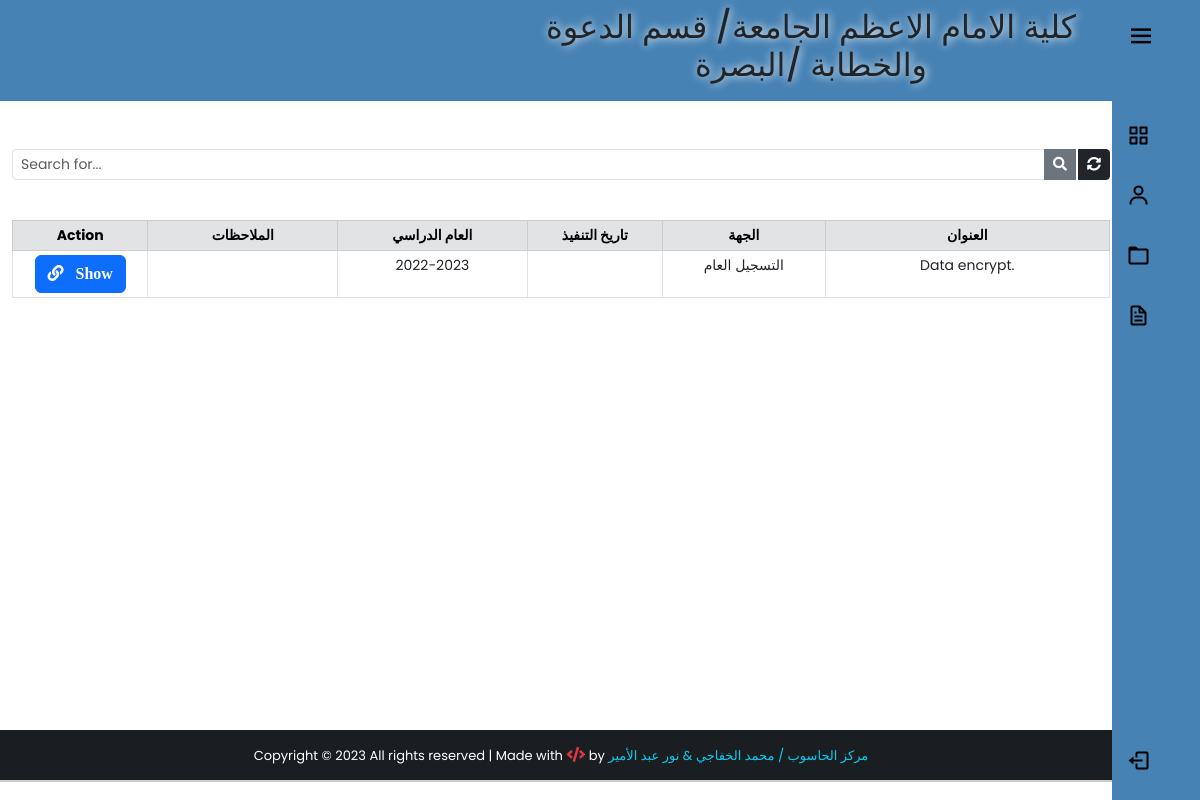
The app's page /notifications/ (signed in) with its own data.
### app/models.py (models this page shows, shortened)
class UserProfile(models.Model):
    user = models.OneToOneField(User,on_delete=models.PROTECT,verbose_name="اسم المستخدم")
    Dname = models.ForeignKey(Department,on_delete=models.PROTECT,verbose_name="القسم")
    Cname = models.ForeignKey(City,on_delete=models.PROTECT,verbose_name="المحافظة")
    class Meta:
        verbose_name_plural = "بروفايل المستخدمين"

class Department(models.Model):
    Dname = models.CharField(max_length=100,verbose_name="القسم")
    def __str__(self):
        return self.Dname
    class Meta:
        verbose_name_plural = "الاقسام العلمية"

class City(models.Model):
    Cname = models.CharField(max_length=100,verbose_name="المحافظة")
    def __str__(self):
        return self.Cname
    class Meta:
        verbose_name_plural = "المحافظات"

class Notifications(models.Model):
    title = models.CharField(max_length=200, verbose_name="العنوان")
    Dname = models.ForeignKey(Department,verbose_name="القسم",on_delete=models.PROTECT)
    Cname = models.ForeignKey(City, verbose_name="المحافظة", on_delete=models.PROTECT)
    get_from = models.CharField(max_length=200, verbose_name="الجهة")
    year = models.CharField(max_length=200, verbose_name="العام الدراسي")
    date = models.DateField(verbose_name="تاريخ التنفيذ", null=True, blank=True)
    note = models.TextField(verbose_name="الملاحظات", null=True, blank=True)
    file = models.FileField(upload_to='files/%y/%m',null=True,blank=True)
    created_at = models.DateTimeField(auto_now_add=True)
    class Meta:
        verbose_name_plural='التعميم/الاشعارات'

### app/views.py (the view)
# urls.py: path('notifications/', views.notification, name="notification"),
def notification(request):
    if 'q' in request.GET:
        q = request.GET['q']
        user = request.user.userprofile
        all_post = Notifications.objects.filter(
            Q(title__icontains=q) | Q(get_from=q) | Q(
                note=q) | Q(year=q)
        ).order_by('-created_at')
        dname = Department.objects.all().filter(Dname="الكل")
        cname = City.objects.all().filter(Cname="الكل")
        all_post = all_post.filter(Dname__in=[user.Dname, dname[0]], Cname__in=[user.Cname, cname[0]])
    else:
        user = request.user.userprofile
        dname = Department.objects.all().filter(Dname="الكل")
        cname = City.objects.all().filter(Cname="الكل")
        all_post = Notifications.objects.all().filter(
            Dname__in=[user.Dname, dname[0]], Cname__in=[user.Cname, cname[0]]).order_by('-created_at')
    paginator = Paginator(all_post, 5)
    page = request.GET.get('page')
    all_students_state = paginator.get_page(page)
    context = {
        'all_post': all_students_state,
        'user': user,
    }
    return render(request,'notifications/notfications.html',context)

### app/templates/notifications/notfications.html (shortened to what this page needs)
{% extends 'base2.html' %}
{% block content %}
<div class="container" style="padding-top:0px;">
     <br>
       <form action="" style="padding-top:0px;">
          <div class="input-group input-group-sm mb-3 mt-4">
               <input type="text" name="q" class="form-control" placeholder="Search for..." value="{{ request.GET.q }}">
               <button class="btn btn-secondary"><i class="fas fa-search"></i></button>
               <a href="{% url 'notification' %}" class="btn btn-dark" style="margin-left:2px;"><i class="fas fa-sync-alt"></i></a>
          </div>
     </form>
       <center >
          <table class="table table-bordered table-sm mt-4" style="text-align: center; font-size: 14px;">
               <thead class="table-secondary">
                  <div class="row">
                    <tr>
                         <th class="col-lg-2 col-sm-12" style="width:10%;" >Action</th>
                         <th class="col-lg-2 col-sm-12" style="width:14%;">الملاحظات</th>
                         <th class="col-lg-2 col-sm-12" style="width:14%;">العام الدراسي</th>
                         <th class="col-lg-2 col-sm-12" style="width:10%;">تاريخ التنفيذ</th>
                         <th class="col-lg-2 col-sm-12" style="width:12%;">الجهة</th>
                         <th class="col-lg-2 col-sm-12" style="width:21%;">العنوان</th>
                    </tr>
                 </div>
               </thead>
               {% for post in all_post %}
               <tr>
                     <td id="responsive-border">
                         <a href="{{post.file.url}}" class="btn btn-primary "  target="_blank" title="show img">
                              <i class="fas fa-link">&nbsp;&nbsp; Show  </i>
                         </a>
                    </td>
                    <td id="responsive-border"data-label="الملاحظات">{{post.note}}</td>
                    <td id="responsive-border"data-label="العام الدراسي">{{post.year}}</td>
                    <td id="responsive-border"data-label="تاريخ التنفيذ">{{post.date | date:'m/d/Y'}}</td>
                    <td id="responsive-border"data-label="الجهة">{{post.get_from}}</td>
                    <td id="responsive-border"data-label="العنوان">{{post.title}}</td>
               {% endfor %}
          </table>
     </center>
<br><br>
     </div>
{% endblock content %}

### app/templates/base2.html (shortened to what this page needs)
{% load static %}
<!DOCTYPE html>
<html lang="en">
<head>
     <link rel="stylesheet" href="https://cdn.jsdelivr.net/npm/bootstrap@5.3.0-alpha1/dist/css/bootstrap.min.css">
    <link rel="stylesheet" href="https://use.fontawesome.com/releases/v5.15.4/css/all.css">
    <link rel="stylesheet" href="{% static 'css/bootstrap.css' %}">
    <link rel="stylesheet" href="{% static 'css/style.css' %}">
</head>
<body style="overflow: scroll;">
{% include 'sidebar-dark.html' %}
 <div class="wrapper">
    <header id="hpage">
      <nav class="navbar navbar-expand-id navbar-dark "  style="background-color:steelblue; text-align:center;">
        <h2 class="text-dark text-outline-primary font-effect-fire" style=" margin-left:500px; text-shadow: #fff 1px 0 10px;
        font-family: "Sofia", sans-serif;
        font-size: 20px;"> كلية الامام الاعظم الجامعة/ قسم {{user.Dname}}  /{{user.Cname}}
    </nav>
    </header>
    {% block content %}
    {% endblock content %}
         </div>
 {% include 'footer.html' %}
</body>
</html>

### std_collage/static/css/style.css (style rules this page uses)
html , body { margin: 0; max-width: 100%; }
.wrapper { min-height:100%; margin-bottom: -70px; }

### std_collage/static/css/sidebar-dark.css (style rules this page uses)
* { margin: 0; padding: 0; box-sizing: border-box; font-family: 'Poppins', sans-serif; }
:root { --body-color: white; --sidebar-color: steelblue; --primary-color: white; --primary-color-light: #F6F5FF; --toggle-color: black; --text-color: black; --tran-03: all 0.2s ease; --tran-03: all 0.3s ease; --tran-04: all 0.3s ease; --tran-05: all 0.3s ease; }
body { min-height: 100vh; background-color: var(--body-color); transition: var(--tran-05); }

### records on screen
UserProfile: Dname "الدعوة والخطابة", Cname "البصرة"
Notifications: year "2022-2023", get_from "التسجيل العام", title "Data encrypt."
